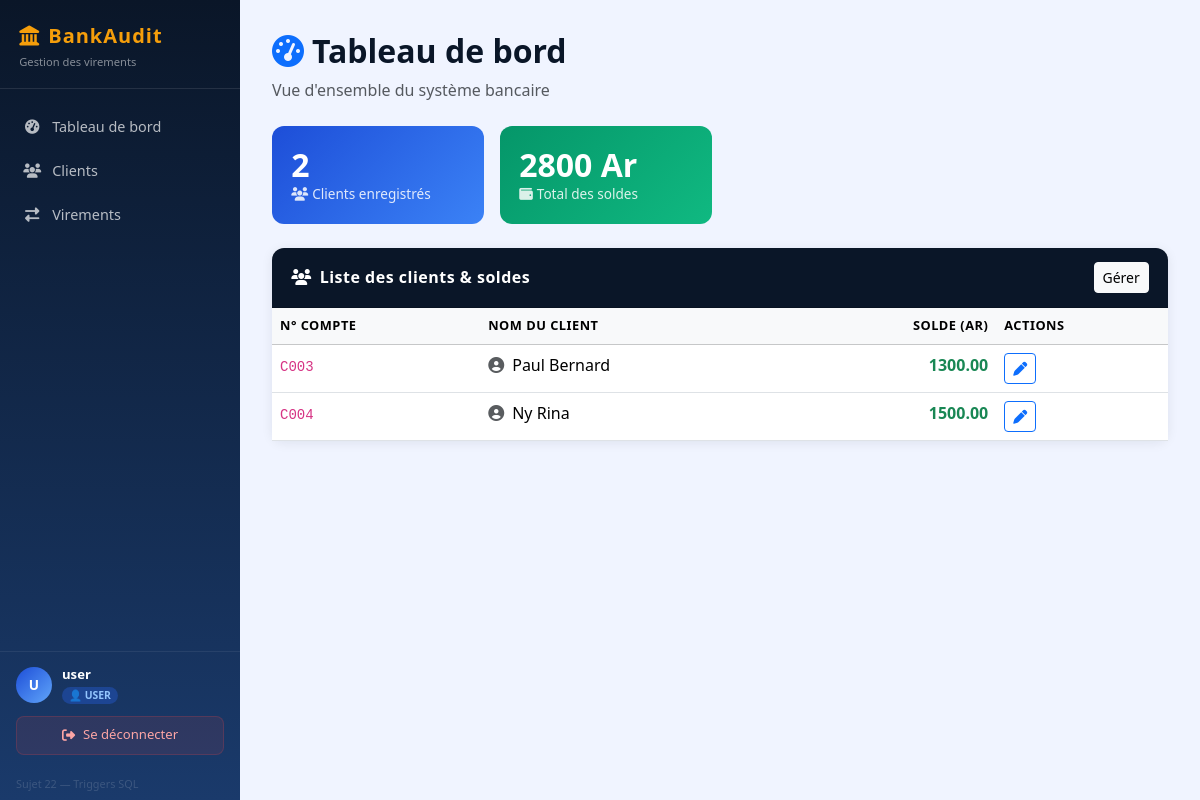
The app's page /dashboard (signed in), older data.
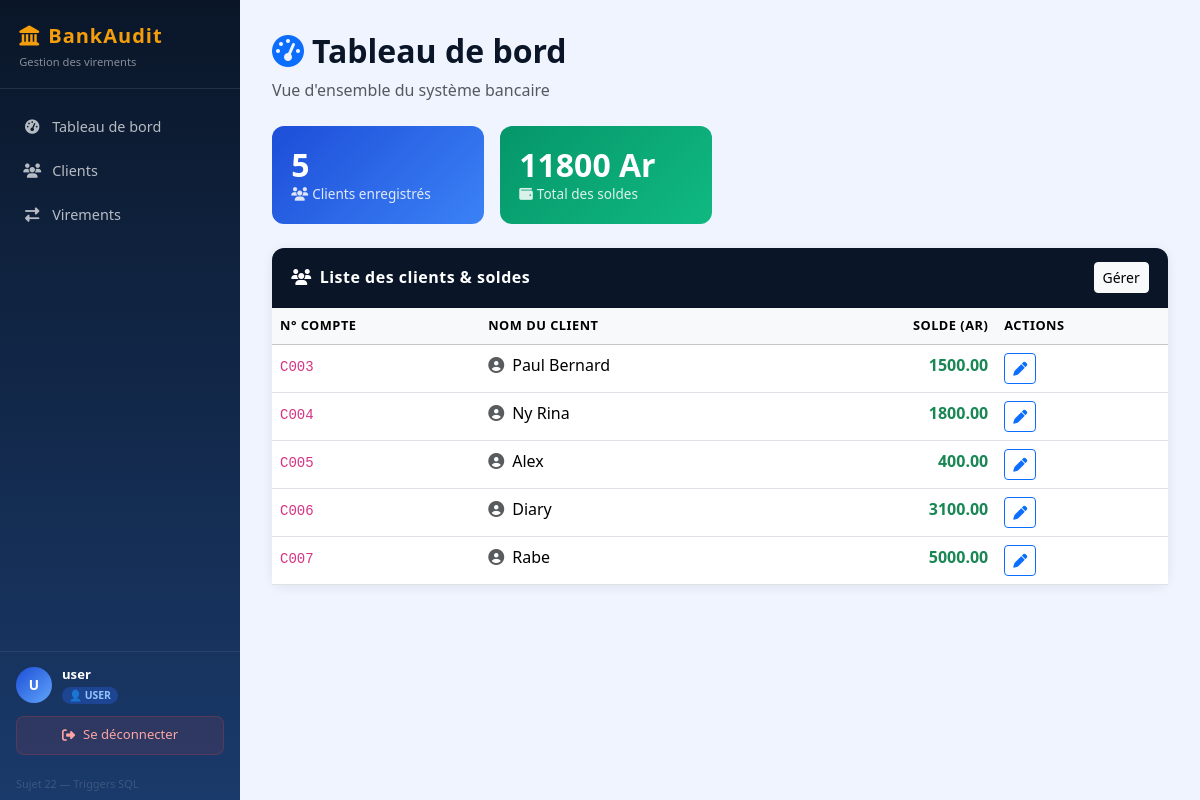
The same page, newer data.
### tables this page shows
CREATE TABLE client (
            n_compte TEXT PRIMARY KEY,
            nomclient TEXT NOT NULL,
            solde REAL NOT NULL DEFAULT 0
        );

### routes/dashboard.py (the view)
@bp_dashboard.route('/dashboard')
@login_required
def index():
    conn = get_db()
    clients = conn.execute('SELECT * FROM client ORDER BY n_compte').fetchall()
    conn.close()
    return render_template('index.html', clients=clients)

### db.py (called while the page is built)
def get_db():
    conn = sqlite3.connect(DB_PATH)
    conn.row_factory = sqlite3.Row
    return conn

### templates/index.html (shortened to what this page needs)
{% extends 'base.html' %}
{% block content %}
<div class="page-header">
  <h2><i class="fa fa-gauge-high me-2 text-primary"></i>Tableau de bord</h2>
  <p class="text-muted">Vue d'ensemble du système bancaire</p>
</div>
<div class="row g-3 mb-4">
  <div class="col-md-3">
    <div class="stat-card blue">
      <h3>{{ clients | length }}</h3>
      <p><i class="fa fa-users me-1"></i>Clients enregistrés</p>
    </div>
  </div>
  <div class="col-md-3">
    <div class="stat-card green">
      <h3>{{ "%.0f"|format(clients | sum(attribute='solde')) }} Ar</h3>
      <p><i class="fa fa-wallet me-1"></i>Total des soldes</p>
    </div>
  </div>
</div>
<div class="card">
  <div class="card-header d-flex justify-content-between align-items-center">
    <h6><i class="fa fa-users me-2"></i>Liste des clients & soldes</h6>
    <a href="{{ url_for('bp_client.clients') }}" class="btn btn-sm btn-light">Gérer</a>
  </div>
  <div class="card-body p-0">
    <table class="table table-hover mb-0">
      <thead class="table-light">
        <tr>
          <th>N° Compte</th><th>Nom du client</th><th class="text-end">Solde (Ar)</th><th>Actions</th>
        </tr>
      </thead>
      <tbody>
        {% for c in clients %}
        <tr>
          <td><code>{{ c.n_compte }}</code></td>
          <td><i class="fa fa-user-circle me-2 text-muted"></i>{{ c.nomclient }}</td>
          <td class="text-end fw-bold {% if c.solde >= 0 %}text-success{% else %}text-danger{% endif %}">
            {{ "%.2f"|format(c.solde) }}
          </td>
          <td>
            <a href="{{ url_for('bp_client.edit_client', n_compte=c.n_compte) }}" class="btn btn-sm btn-outline-primary me-1">
              <i class="fa fa-pen"></i>
            </a>
          </td>
        </tr>
        {% endfor %}
      </tbody>
    </table>
  </div>
</div>
{% endblock %}

Row changes from the older to the newer data that the page shows:
changed client "Paul Bernard": solde "1300.00" → "1500.00"
changed client "Ny Rina": solde "1500.00" → "1800.00"
added client: n_compte "C005", nomclient "Alex", solde "400.00"
added client: n_compte "C006", nomclient "Diary", solde "3100.00"
added client: n_compte "C007", nomclient "Rabe", solde "5000.00"
Text that changed along with them:
{{ clients | length }}: "2" → "5"
{{ "%.0f"|format(clients | sum(attribute='solde')) }}: "2800" → "11800"
